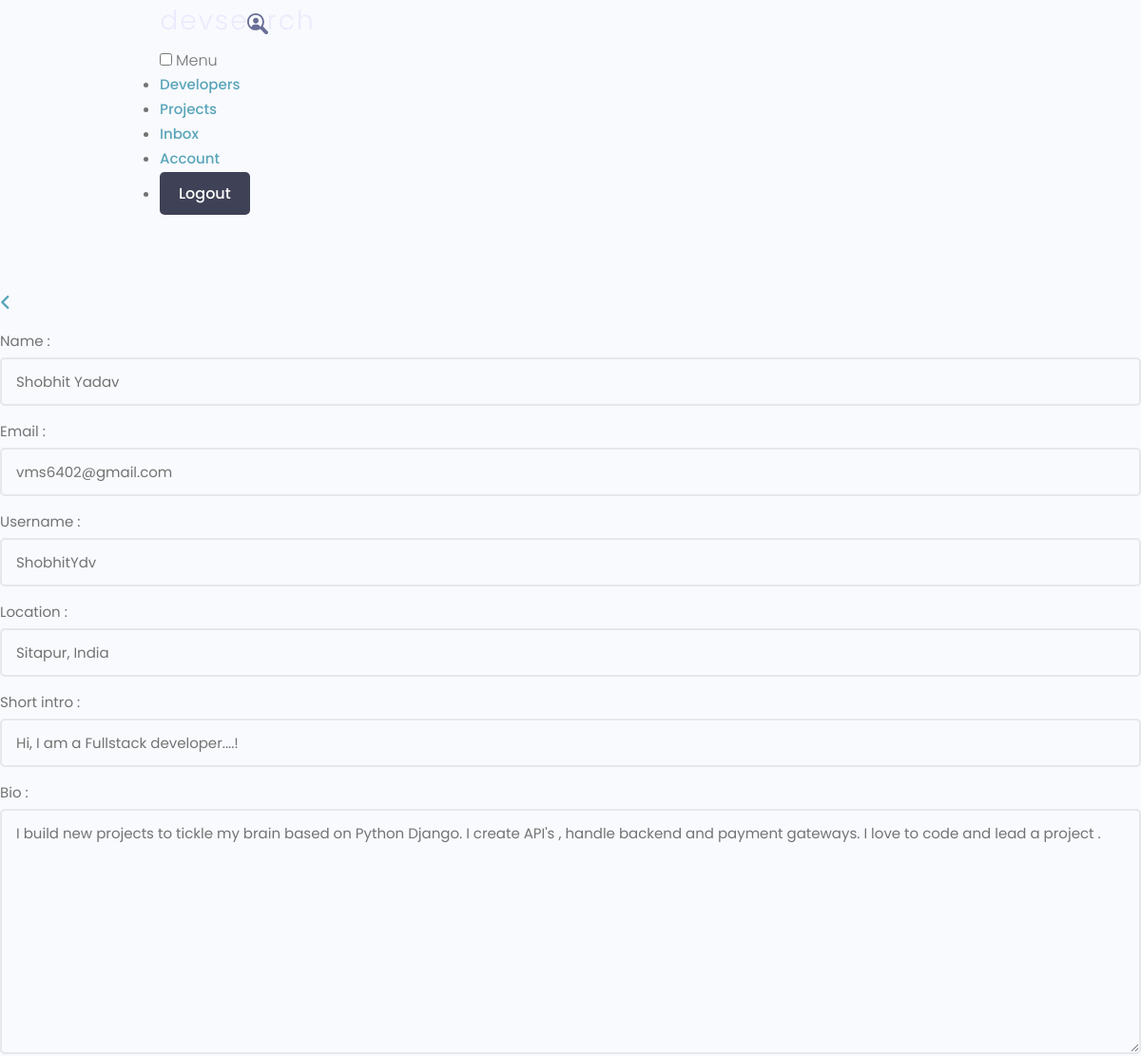
Page /edit-account/ (signed in, upper part) on the earlier database version.
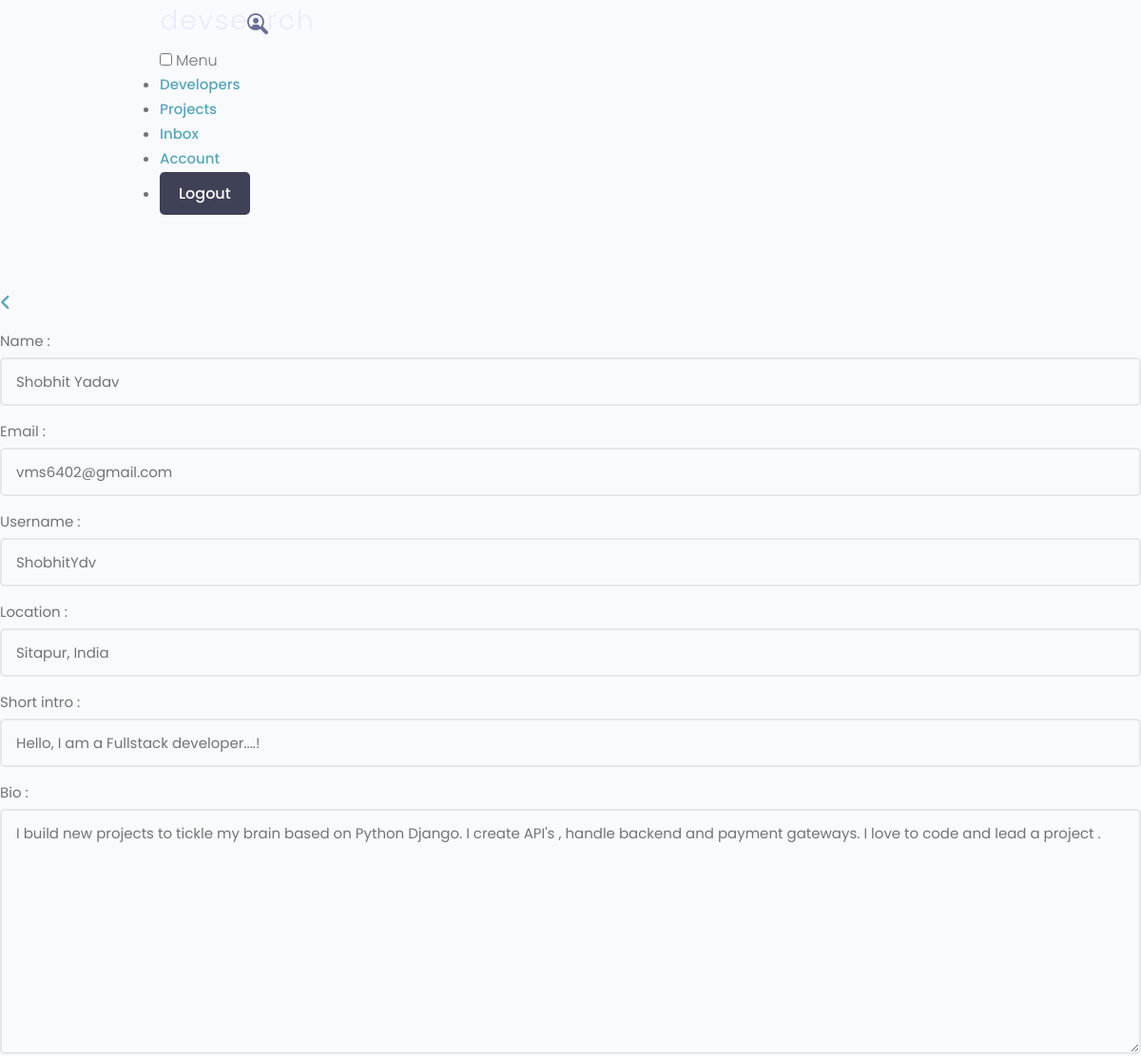
Same page on the later database version.
### users/models.py (models this page shows, shortened)
class Profile(models.Model):
    user=models.OneToOneField(User, on_delete=models.CASCADE, null=True, blank=True)
    name=models.CharField(max_length=200, null=True,blank=True)
    email=models.EmailField(max_length=500, null=True,blank=True)
    username=models.CharField(max_length=200, null=True,blank=True)
    location=models.CharField(max_length=200, null=True,blank=True)
    short_intro=models.CharField(max_length=200, null=True,blank=True)
    bio=models.TextField(null=True,blank=True)
    profile_image=models.ImageField(null=True,blank=True,upload_to='profiles/',default='profiles/user-default.png')
    social_github=models.CharField(max_length=200, null=True,blank=True)
    social_twitter=models.CharField(max_length=200, null=True,blank=True)
    social_linkedin=models.CharField(max_length=200, null=True,blank=True)
    social_youtube=models.CharField(max_length=200, null=True,blank=True)
    social_website=models.CharField(max_length=200, null=True,blank=True)
    created=models.DateTimeField(auto_now_add=True)
    id=models.UUIDField(default=uuid.uuid4, unique=True, primary_key=True, editable=False)

### users/views.py (the view)
# urls.py: path('edit-account/', views.editAccount, name='edit-account'),
@login_required(login_url='login')
def editAccount(request):
    profile=request.user.profile
    form=ProfileForm(instance=profile)
    if request.method=='POST':
        form=ProfileForm(request.POST, request.FILES, instance=profile)
        if form.is_valid():
            form.save()
            return redirect('account')
    context={'form':form}
    return render(request, 'users/profile_form.html', context)

### users/forms.py
class ProfileForm(ModelForm):
    class Meta:
        model=Profile
        exclude=['user']
    def __init__(self, *args, **kwargs):
        super(ProfileForm, self).__init__(*args, **kwargs)
        for name, field in self.fields.items():
            field.widget.attrs.update({'class':'input'})

### users/templates/users/profile_form.html (shortened to what this page needs)
{% extends 'main.html' %}
{% block content %}
<main class="formPage my-xl">
    <div class="content-box">
        <div class="formWrapper">
            <a class="backButton" href="{% url 'account' %}"></a>
            <br>
            <form class="form" method="POST" action="{% url 'edit-account' %}" enctype="multipart/form-data">
                {% for field in form %}
                <div class="form__field">
                    <label for="formInput#text">{{field.label}} :</label>
                    {{field}}
                </div>
                {% endfor %}
            </form>
        </div>
    </div>
</main>
{% endblock content %}

Differences in the rows shown:
changed Profile "Shobhit Yadav": short_intro "Hi, I am a Fullstack developer....!" → "Hello, I am a Fullstack developer....!"
